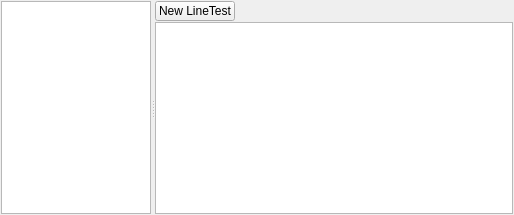
      <widget class="QWidget" name="tiLinetest">
       <attribute name="title">
        <string>Linetest</string>
       </attribute>
       <layout class="QGridLayout" name="gridLayout_4">
        <property name="margin">
         <number>1</number>
        </property>
        <property name="spacing">
         <number>1</number>
        </property>
        <item row="0" column="0">
         <widget class="QSplitter" name="splitter">
          <property name="orientation">
           <enum>Qt::Horizontal</enum>
          </property>
          <widget class="QTreeWidget" name="twLtSteps">
           <property name="maximumSize">
            <size>
             <width>150</width>
             <height>16777215</height>
            </size>
           </property>
           <property name="indentation">
            <number>1</number>
           </property>
           <property name="wordWrap">
            <bool>false</bool>
           </property>
           <property name="headerHidden">
            <bool>false</bool>
           </property>
           <attribute name="headerVisible">
            <bool>false</bool>
           </attribute>
           <column>
            <property name="text">
             <string>Steps</string>
            </property>
            <property name="font">
             <font>
              <weight>75</weight>
              <bold>true</bold>
              <underline>true</underline>
             </font>
            </property>
            <property name="textAlignment">
             <set>AlignHCenter|AlignVCenter|AlignCenter</set>
            </property>
           </column>
          </widget>
          <widget class="QWidget" name="">
           <layout class="QVBoxLayout" name="verticalLayout_7">
            <property name="spacing">
             <number>1</number>
            </property>
            <item>
             <widget class="QPushButton" name="bNewLineTest">
              <property name="minimumSize">
               <size>
                <width>80</width>
                <height>20</height>
               </size>
              </property>
              <property name="maximumSize">
               <size>
                <width>80</width>
                <height>20</height>
               </size>
              </property>
              <property name="text">
               <string>New LineTest</string>
              </property>
             </widget>
            </item>
            <item>
             <widget class="QTreeWidget" name="twLineTest">
              <attribute name="headerVisible">
               <bool>false</bool>
              </attribute>
              <column>
               <property name="text">
                <string notr="true">LineTests</string>
               </property>
               <property name="font">
                <font>
                 <weight>75</weight>
                 <bold>true</bold>
                 <underline>true</underline>
                </font>
               </property>
               <property name="textAlignment">
                <set>AlignHCenter|AlignVCenter|AlignCenter</set>
               </property>
              </column>
             </widget>
            </item>
           </layout>
          </widget>
         </widget>
        </item>
       </layout>
      </widget>
